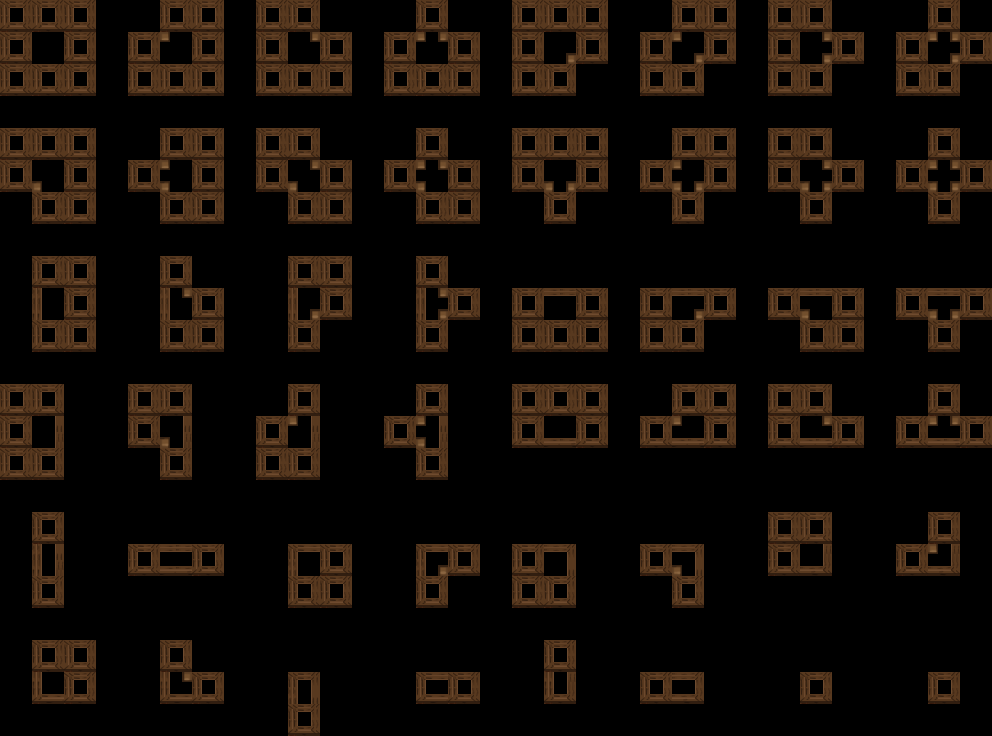

A 2D game scene composited from a Tiled map and its tileset images. What follows is a short description and the map's XML, with each tile layer's data collapsed to a summary:
An orthogonal 31x23 tile map with 32x32 px tiles, 50 tile layers (regions, input_room_ceil, input_room_ceil, input_room_ceil, ...), 2 tilesets.

<map height="23" orientation="orthogonal" tileheight="32" tilewidth="32" version="1.0" width="31">
  <tileset firstgid="1" name="Tileset" tileheight="32" tilewidth="32">
    <image height="192" source="./room_ceil.png" trans="ffffff" width="256" />
  </tileset>
  <tileset firstgid="49" name="Automapping Regions" tileheight="32" tilewidth="32">
    <image height="32" source="" trans="ffffff" width="32" />
  </tileset>
  <layer height="24" name="regions" width="32">
    <data>[768 cells, 344 non-empty, 1 distinct tile ids]</data>
  </layer>
  <layer height="24" name="input_room_ceil" width="32">
    <data>[768 cells, 236 non-empty, 1 distinct tile ids]</data>
  </layer>
  <layer height="24" name="input_room_ceil" width="32">
    <data>[768 cells, 236 non-empty, 1 distinct tile ids]</data>
  </layer>
  <layer height="24" name="input_room_ceil" width="32">
    <data>[768 cells, 236 non-empty, 1 distinct tile ids]</data>
  </layer>
  <layer height="24" name="input_room_ceil" width="32">
    <data>[768 cells, 236 non-empty, 1 distinct tile ids]</data>
  </layer>
  <layer height="24" name="input_room_ceil" width="32">
    <data>[768 cells, 236 non-empty, 1 distinct tile ids]</data>
  </layer>
  <layer height="24" name="input_room_ceil" width="32">
    <data>[768 cells, 236 non-empty, 1 distinct tile ids]</data>
  </layer>
  <layer height="24" name="input_room_ceil" width="32">
    <data>[768 cells, 236 non-empty, 1 distinct tile ids]</data>
  </layer>
  <layer height="24" name="input_room_ceil" width="32">
    <data>[768 cells, 236 non-empty, 1 distinct tile ids]</data>
  </layer>
  <layer height="24" name="input_room_ceil" width="32">
    <data>[768 cells, 236 non-empty, 1 distinct tile ids]</data>
  </layer>
  <layer height="24" name="input_room_ceil" width="32">
    <data>[768 cells, 236 non-empty, 1 distinct tile ids]</data>
  </layer>
  <layer height="24" name="input_room_ceil" width="32">
    <data>[768 cells, 236 non-empty, 1 distinct tile ids]</data>
  </layer>
  <layer height="24" name="input_room_ceil" width="32">
    <data>[768 cells, 236 non-empty, 1 distinct tile ids]</data>
  </layer>
  <layer height="24" name="input_room_ceil" width="32">
    <data>[768 cells, 236 non-empty, 1 distinct tile ids]</data>
  </layer>
  <layer height="24" name="input_room_ceil" width="32">
    <data>[768 cells, 236 non-empty, 1 distinct tile ids]</data>
  </layer>
  <layer height="24" name="input_room_ceil" width="32">
    <data>[768 cells, 236 non-empty, 1 distinct tile ids]</data>
  </layer>
  <layer height="24" name="input_room_ceil" width="32">
    <data>[768 cells, 236 non-empty, 1 distinct tile ids]</data>
  </layer>
  <layer height="24" name="input_room_ceil" width="32">
    <data>[768 cells, 236 non-empty, 1 distinct tile ids]</data>
  </layer>
  <layer height="24" name="input_room_ceil" width="32">
    <data>[768 cells, 236 non-empty, 1 distinct tile ids]</data>
  </layer>
  <layer height="24" name="input_room_ceil" width="32">
    <data>[768 cells, 236 non-empty, 1 distinct tile ids]</data>
  </layer>
  <layer height="24" name="input_room_ceil" width="32">
    <data>[768 cells, 236 non-empty, 1 distinct tile ids]</data>
  </layer>
  <layer height="24" name="input_room_ceil" width="32">
    <data>[768 cells, 236 non-empty, 1 distinct tile ids]</data>
  </layer>
  <layer height="24" name="input_room_ceil" width="32">
    <data>[768 cells, 236 non-empty, 1 distinct tile ids]</data>
  </layer>
  <layer height="24" name="input_room_ceil" width="32">
    <data>[768 cells, 236 non-empty, 1 distinct tile ids]</data>
  </layer>
  <layer height="24" name="input_room_ceil" width="32">
    <data>[768 cells, 236 non-empty, 1 distinct tile ids]</data>
  </layer>
  <layer height="24" name="input_room_ceil" width="32">
    <data>[768 cells, 236 non-empty, 1 distinct tile ids]</data>
  </layer>
  <layer height="24" name="input_room_ceil" width="32">
    <data>[768 cells, 236 non-empty, 1 distinct tile ids]</data>
  </layer>
  <layer height="24" name="input_room_ceil" width="32">
    <data>[768 cells, 236 non-empty, 1 distinct tile ids]</data>
  </layer>
  <layer height="24" name="input_room_ceil" width="32">
    <data>[768 cells, 236 non-empty, 1 distinct tile ids]</data>
  </layer>
  <layer height="24" name="input_room_ceil" width="32">
    <data>[768 cells, 236 non-empty, 1 distinct tile ids]</data>
  </layer>
  <layer height="24" name="input_room_ceil" width="32">
    <data>[768 cells, 236 non-empty, 1 distinct tile ids]</data>
  </layer>
  <layer height="24" name="input_room_ceil" width="32">
    <data>[768 cells, 236 non-empty, 1 distinct tile ids]</data>
  </layer>
  <layer height="24" name="input_room_ceil" width="32">
    <data>[768 cells, 236 non-empty, 1 distinct tile ids]</data>
  </layer>
  <layer height="24" name="input_room_ceil" width="32">
    <data>[768 cells, 236 non-empty, 1 distinct tile ids]</data>
  </layer>
  <layer height="24" name="input_room_ceil" width="32">
    <data>[768 cells, 236 non-empty, 1 distinct tile ids]</data>
  </layer>
  <layer height="24" name="input_room_ceil" width="32">
    <data>[768 cells, 236 non-empty, 1 distinct tile ids]</data>
  </layer>
  <layer height="24" name="input_room_ceil" width="32">
    <data>[768 cells, 236 non-empty, 1 distinct tile ids]</data>
  </layer>
  <layer height="24" name="input_room_ceil" width="32">
    <data>[768 cells, 236 non-empty, 1 distinct tile ids]</data>
  </layer>
  <layer height="24" name="input_room_ceil" width="32">
    <data>[768 cells, 236 non-empty, 1 distinct tile ids]</data>
  </layer>
  <layer height="24" name="input_room_ceil" width="32">
    <data>[768 cells, 236 non-empty, 1 distinct tile ids]</data>
  </layer>
  <layer height="24" name="input_room_ceil" width="32">
    <data>[768 cells, 236 non-empty, 1 distinct tile ids]</data>
  </layer>
  <layer height="24" name="input_room_ceil" width="32">
    <data>[768 cells, 236 non-empty, 1 distinct tile ids]</data>
  </layer>
  <layer height="24" name="input_room_ceil" width="32">
    <data>[768 cells, 236 non-empty, 1 distinct tile ids]</data>
  </layer>
  <layer height="24" name="input_room_ceil" width="32">
    <data>[768 cells, 236 non-empty, 1 distinct tile ids]</data>
  </layer>
  <layer height="24" name="input_room_ceil" width="32">
    <data>[768 cells, 236 non-empty, 1 distinct tile ids]</data>
  </layer>
  <layer height="24" name="input_room_ceil" width="32">
    <data>[768 cells, 236 non-empty, 1 distinct tile ids]</data>
  </layer>
  <layer height="24" name="input_room_ceil" width="32">
    <data>[768 cells, 236 non-empty, 1 distinct tile ids]</data>
  </layer>
  <layer height="24" name="input_room_ceil" width="32">
    <data>[768 cells, 236 non-empty, 1 distinct tile ids]</data>
  </layer>
  <layer height="24" name="input_room_ceil" width="32">
    <data>[768 cells, 236 non-empty, 1 distinct tile ids]</data>
  </layer>
  <layer height="24" name="output_room_ceil" width="32">
    <data>[768 cells, 48 non-empty, 48 distinct tile ids]</data>
  </layer>
</map>